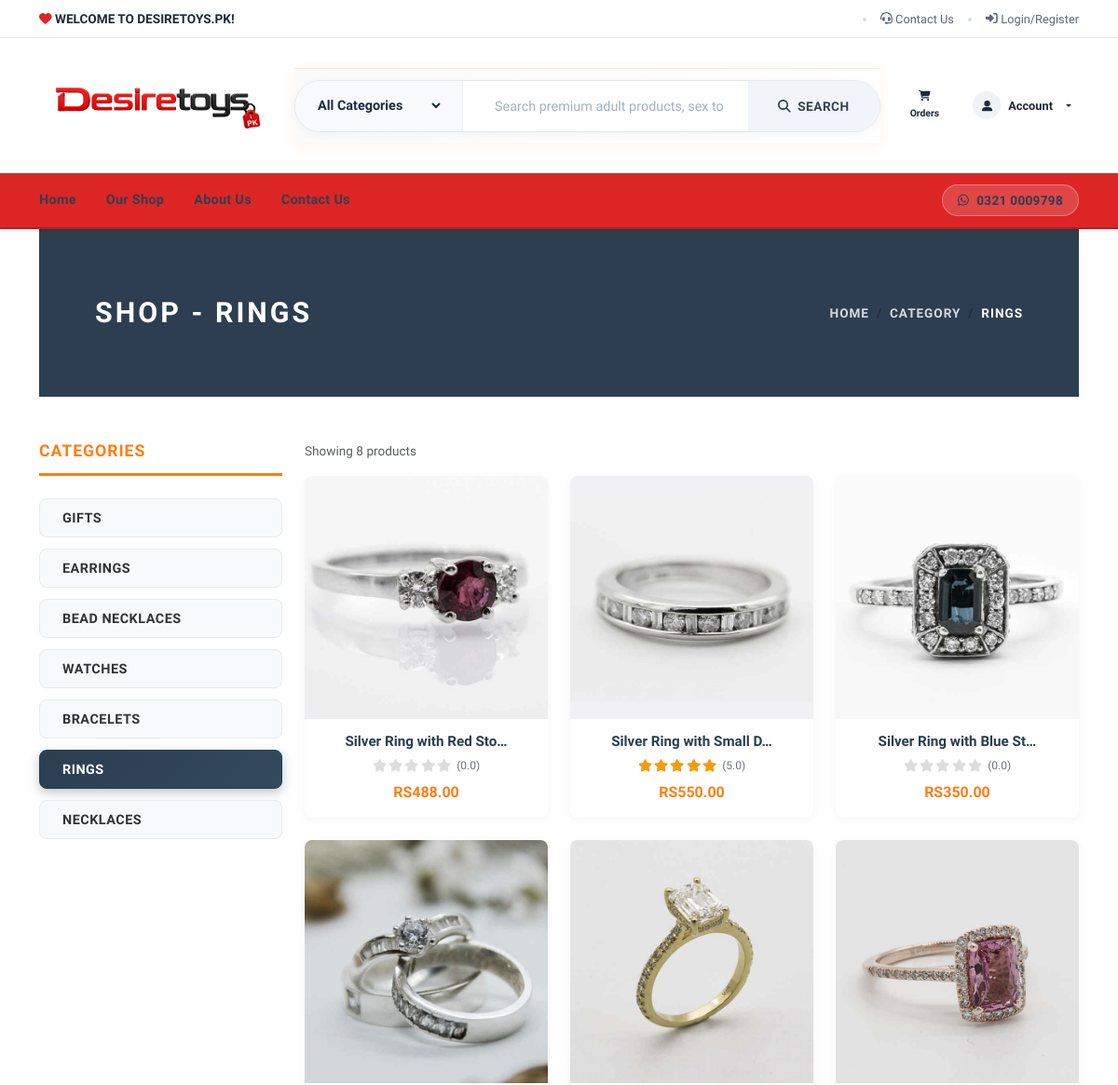
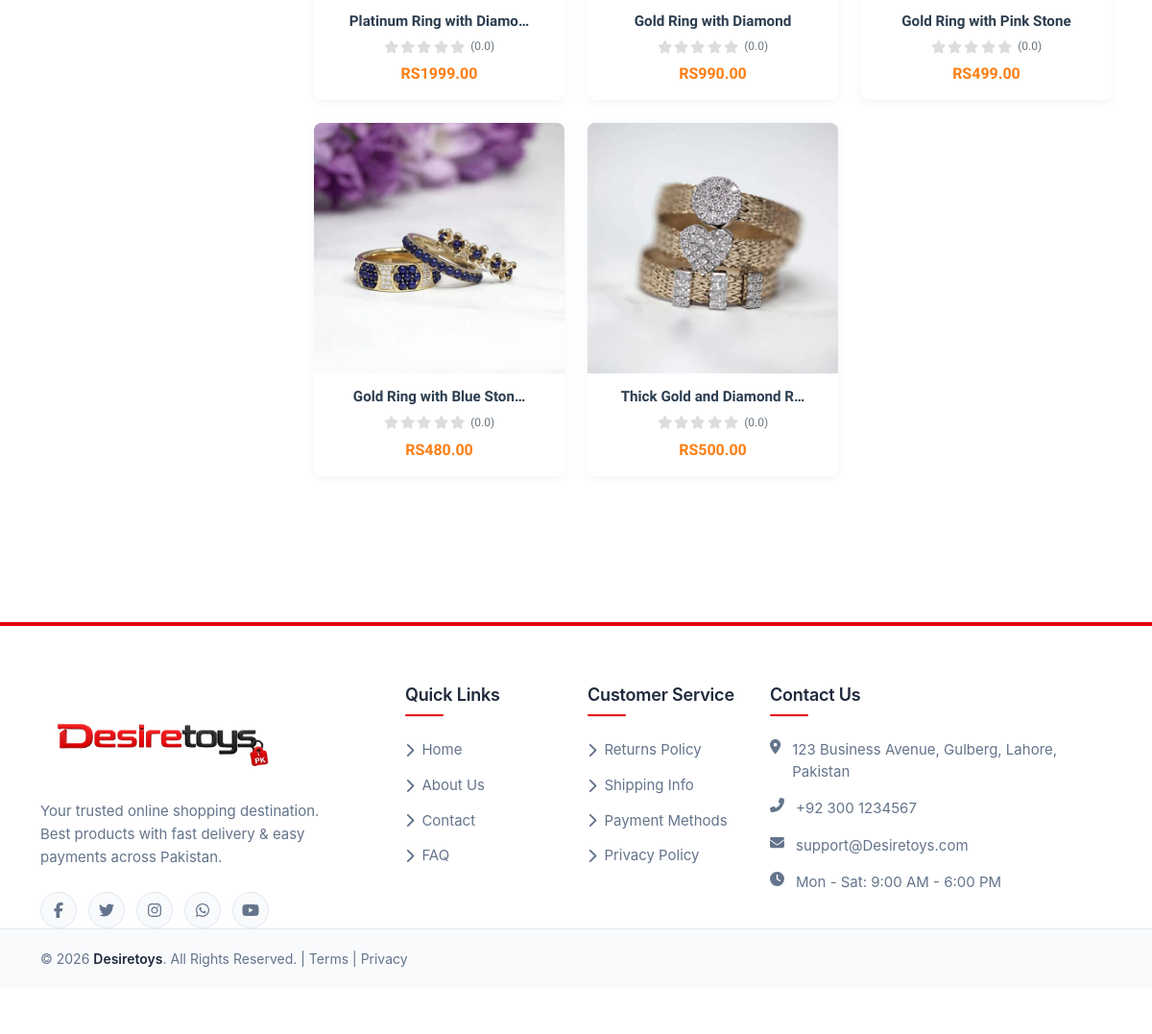
The page /rings/ on the database its author committed (2 pictures, top to bottom).
### store/models.py (models this page shows, shortened)
class Category(models.Model):
    title = models.CharField(max_length=50, verbose_name="Category Title")
    slug = models.SlugField(max_length=55, verbose_name="Category Slug")
    description = models.TextField(blank=True, verbose_name="Category Description")
    category_image = models.ImageField(upload_to='category', blank=True, null=True)
    is_active = models.BooleanField(default=True)
    is_featured = models.BooleanField(default=False)
    created_at = models.DateTimeField(auto_now_add=True)
    updated_at = models.DateTimeField(auto_now=True)
    class Meta:
        verbose_name_plural = 'Categories'
        ordering = ('-created_at',)

class Product(models.Model):
    title = models.CharField(max_length=150)
    slug = models.SlugField(max_length=160)
    sku = models.CharField(max_length=255, unique=True)
    short_description = models.TextField()
    detail_description = RichTextField(blank=True, null=True)
    detail_description = RichTextUploadingField(blank=True, null=True)
    product_image = models.ImageField(upload_to='product', blank=True, null=True)
    brand = models.CharField(max_length=100, blank=True, null=True, verbose_name="Brand Name")
    sizes = models.TextField(blank=True, null=True, verbose_name="Available Sizes", help_text="Enter sizes separated by comma (e.g., S, M, L, XL or 36, 38, 40)")
    retail_price = models.DecimalField(max_digits=8, decimal_places=2, default=0, help_text="Retail/Marked-up price shown to customers")
    seller_price = models.DecimalField(max_digits=8, decimal_places=2, default=0, help_text="Actual selling price (base price for calculation)")
    price = models.DecimalField(max_digits=8, decimal_places=2, help_text="Display price (use seller_price for calculations)")
    rating = models.DecimalField(max_digits=3, decimal_places=1, default=0, help_text="Product rating from 0 to 5 stars")
    delivery_time = models.TextField(blank=True, null=True, verbose_name="Delivery Time Info", help_text="Estimated delivery time range (e.g., 2-3 working days)")
    refund_and_return_policy = models.TextField(blank=True, null=True, verbose_name="Refund & Return Policy", help_text="Information about return and refund policies")
    category = models.ForeignKey(Category, on_delete=models.CASCADE)
    is_active = models.BooleanField(default=True)
    is_featured = models.BooleanField(default=False)
    enable_facebook_share = models.BooleanField(default=True, verbose_name="Enable Facebook Share")
    enable_twitter_share = models.BooleanField(default=True, verbose_name="Enable Twitter/X Share")
    enable_pinterest_share = models.BooleanField(default=True, verbose_name="Enable Pinterest Share")
    enable_linkedin_share = models.BooleanField(default=True, verbose_name="Enable LinkedIn Share")
    created_at = models.DateTimeField(auto_now_add=True)
    updated_at = models.DateTimeField(auto_now=True)
    class Meta:
        verbose_name_plural = 'Products'
        ordering = ('-created_at',)
    def get_average_rating(self):
        approved_reviews = self.reviews.filter(approved=True)
        if approved_reviews.count() > 0:
            total = sum(review.rating for review in approved_reviews)
            return round(total / approved_reviews.count(), 1)
        return self.rating

### store/views.py (the view)
# urls.py: path('<slug:slug>/', views.category_products, name="category-products"),
def category_products(request, slug):
    category = get_object_or_404(Category, slug=slug)
    products = Product.objects.filter(is_active=True, category=category)
    categories = Category.objects.filter(is_active=True)
    context = {
        'category': category,
        'products': products,
        'categories': categories,
    }
    return render(request, 'store/category_products.html', context)

### store/context_preprocessors.py (called while the page is built)
def store_menu(request):
    categories = Category.objects.filter(is_active=True)
    context = {
        'categories_menu': categories,
    }
    return context

def cart_menu(request):
    if request.user.is_authenticated:
        cart_items= Cart.objects.filter(user=request.user)
        context = {
            'cart_items': cart_items,
        }
    else:
        context = {}
    return context

### templates/store/category_products.html (shortened to what this page needs)
{% extends 'base.html' %}
{% load static %}
{% block content %}
<div class="container">
  <section class="py-5 shop-hero">
    <div class="container">
      <div class="row px-4 px-lg-5 py-lg-4 align-items-center">
        <div class="col-lg-6">
          <h1 class="h2 text-uppercase mb-0">Shop - {{category.title}}</h1>
        </div>
        <div class="col-lg-6 text-lg-right">
          <nav aria-label="breadcrumb">
            <ol class="breadcrumb justify-content-lg-end mb-0 px-0">
              <li class="breadcrumb-item"><a href="{% url 'store:home' %}">Home</a></li>
              <li class="breadcrumb-item"><a href="{% url 'store:all-categories' %}">Category</a></li>
              <li class="breadcrumb-item active" aria-current="page">{{category.title}}</li>
            </ol>
          </nav>
        </div>
      </div>
    </div>
  </section>
  <section class="py-5">
    <div class="container p-0">
      <div class="row">
        <div class="col-lg-3 order-2 order-lg-1">
          <h5 class="text-uppercase mb-4 theme-sidebar-title">Categories</h5>
          {% if categories %}
            {% for cat in categories %}
              <a href="{% url 'store:category-products' cat.slug %}" class="category-link">
                <div class="py-2 px-4 mb-3 category-item {% if category.slug == cat.slug %}theme-category-active{% else %}theme-category{% endif %}">
                  <strong class="small text-uppercase font-weight-bold category-text">
                    {{cat.title}}
                  </strong>
                </div>
              </a>
            {% endfor %}
          {% endif %}
        </div>
        <div class="col-lg-9 order-1 order-lg-2 mb-5 mb-lg-0">
          <div class="row mb-3 align-items-center">
            <div class="col-lg-6 mb-2 mb-lg-0">
              <p class="text-small text-muted mb-0">Showing {{products.count}} product{% if products.count != 1 %}s{% endif %}</p>
            </div>
          </div>
          <div class="row">
            {% if products %}
              {% for product in products %}
                <div class="col-lg-4 col-sm-6 mb-4">
                  <div class="product">
                    <div class="product-image-wrapper">
                      <a href="{% url 'store:product-detail' product.slug %}">
                        {% if product.product_image %}
                          <img src="{{product.product_image.url}}" alt="{{product.title}}">
                        {% else %}
                          <img src="{% static 'img/product-1.jpg' %}" alt="{{product.title}}">
                        {% endif %}
                      </a>
                    </div>
                    <div class="product-info">
                      <h6 class="product-title">
                        <a href="{% url 'store:product-detail' product.slug %}">
                          {{product.title|truncatechars:25}}
                        </a>
                      </h6>
                      <div class="product-rating">
                        {% with avg_rating=product.get_average_rating %}
                          <div class="stars">
                            {% for i in "12345" %}
                              <i class="fas fa-star" style="color: {% if forloop.counter <= avg_rating %}#f39c12{% else %}#ddd{% endif %};"></i>
                            {% endfor %}
                          </div>
                          <span class="rating-text">({{ avg_rating|floatformat:1 }})</span>
                        {% endwith %}
                      </div>
                      <div class="product-price">
                        {% if product.old_price %}
                          <span class="old-price">RS{{product.old_price}}</span>
                          <span class="current-price">RS{{product.price}}</span>
                        {% else %}
                          <span class="current-price">RS{{product.price}}</span>
                        {% endif %}
                      </div>
                    </div>
                  </div>
                </div>
              {% endfor %}
            {% endif %}
          </div>
        </div>
      </div>
    </div>
  </section>
</div>
<link rel="stylesheet" href="https://cdnjs.cloudflare.com/ajax/libs/font-awesome/6.0.0/css/all.min.css">
{% endblock content %}

### ssebowa_store/static/css/style.default.css (style rules this page uses)
.text-small { font-size: 0.85rem !important; }
strong { font-weight: 700; }
.category-item { display: block; position: relative; color: #343a40; transition: all 0.3s; }
.product img { -webkit-filter: grayscale(40%); filter: grayscale(40%); transition: all 0.3s; }
.text-uppercase { text-transform: uppercase; letter-spacing: 0.1em; }
body { font-family: "Libre Franklin", sans-serif; font-size: 1rem; font-weight: 400; line-height: 1.5; color: #111111; background-color: #fff; }
a { color: #dcb14a; text-decoration: none; }
h1, h2, h3, h4, h5, h6, .h1, .h2, .h3, .h4, .h5, .h6 { margin-bottom: 0.5rem; font-family: inherit; font-weight: 900; line-height: 1.2; color: inherit; }
h1, .h1 { font-size: 2.2rem; }
h2, .h2 { font-size: 1.9rem; }
h5, .h5 { font-size: 1.15rem; }
h6, .h6 { font-size: 1rem; }
small, .small { font-size: 80%; font-weight: 400; }
.breadcrumb { background: #f8f9fa; }
.breadcrumb-item { font-size: 0.85rem; text-transform: uppercase; letter-spacing: 0.07em; font-weight: 900; color: #111111; }
.breadcrumb-item a { color: inherit; transition: all 0.3s; }
.breadcrumb-item.active { color: #aaa; }

### templates/base.html (style rules this page uses)
:root { --primary-color: #fd7e14; --primary-light: #ff9b4c; --primary-dark: #e56700; }

### templates/navbar.html (style rules this page uses)
:root { --brand-red: #dc2626; --brand-dark-red: #b91c1c; --brand-light-red: #fef2f2; --border-light: #eef2f6; --text-dark: #1a1f2c; --text-muted: #6c7a8e; --shadow-sm: 0 2px 12px rgba(0, 0, 0, 0.04); --shadow-md: 0 8px 28px rgba(0, 0, 0, 0.08); --transition: all 0.25s cubic-bezier(0.4, 0, 0.2, 1); --whatsapp-green: #25D366; --whatsapp-dark: #075e54; --nav-text-color: #2c3e50; }

### templates/store/category_products.html (style rules this page uses)
.theme-sidebar-title { font-weight: 800; font-size: 1.1rem; color: #fd7e14; text-transform: uppercase; margin-bottom: 15px; padding-bottom: 12px; border-bottom: 3px solid #fd7e14; letter-spacing: 1px; }
.category-link { text-decoration: none; display: block; }
.category-item { border-radius: 8px; transition: all 0.3s ease; padding: 0.5rem 1.5rem !important; margin-bottom: 0.75rem !important; }
.theme-category { background-color: #f8f9fa; border: 1px solid #e8eaed; }
.theme-category-active { background: linear-gradient(135deg, #2c3e50 0%, #34495e 100%); border: 1px solid #2c3e50; box-shadow: 0 4px 12px rgba(44, 62, 80, 0.3); }
.category-text { font-size: 0.9rem; letter-spacing: 0.5px; transition: color 0.3s ease; }
.theme-category .category-text { color: #333 !important; }
.theme-category-active .category-text { color: white !important; }
.shop-hero { background-color: #2c3e50; color: white; }
.shop-hero h1 { color: white; font-weight: 800; }
.shop-hero .breadcrumb { background: transparent; }
.shop-hero .breadcrumb-item { color: rgba(255, 255, 255, 0.8); }
.shop-hero .breadcrumb-item.active { color: white; }
.shop-hero .breadcrumb-item a { color: rgba(255, 255, 255, 0.8); transition: color 0.3s ease; }
.product { transition: all 0.3s ease; background: #fff; border-radius: 8px; overflow: hidden; box-shadow: 0 2px 10px rgba(0,0,0,0.05); }
.product-image-wrapper { position: relative; overflow: hidden; aspect-ratio: 1 / 1; }
.product-image-wrapper img { width: 100%; height: 100%; object-fit: cover; transition: transform 0.3s ease; }
.product-info { padding: 15px; text-align: center; }
.product-title { margin-bottom: 8px; font-size: 0.95rem; font-weight: 600; }
.product-title a { color: #2c3e50; text-decoration: none; transition: color 0.2s ease; }
.product-rating { margin: 8px 0; display: flex; align-items: center; justify-content: center; gap: 6px; font-size: 0.85rem; }
.product-rating .stars { display: flex; gap: 2px; }
.rating-text { font-size: 0.75rem; color: #6c757d; }
.product-price { font-size: 1rem; }
.current-price { color: #fd7e14; font-weight: 700; }

### templates/footer.html (style rules this page uses)
:root { --brand-primary: #E4000E; --brand-dark: #E4000E; --brand-light: #E4000E; --brand-soft: #eff6ff; --text-dark: #1e293b; --text-muted: #64748b; --text-light: #94a3b8; --border-light: #e2e8f0; --bg-white: #ffffff; --bg-offwhite: #f8fafc; --shadow-sm: 0 1px 2px 0 rgb(0 0 0 / 0.05); --shadow-md: 0 4px 6px -1px rgb(0 0 0 / 0.1), 0 2px 4px -2px rgb(0 0 0 / 0.1); --shadow-lg: 0 10px 15px -3px rgb(0 0 0 / 0.1), 0 4px 6px -4px rgb(0 0 0 / 0.1); }
html { scroll-behavior: smooth; }

### rows shown on the page
Category: title "RINGS"
Category: title "GIFTS"
Category: title "EARRINGS"
Category: title "BEAD NECKLACES"
Category: title "WATCHES"
Category: title "BRACELETS"
Category: title "NECKLACES"
Product: product_image (picture), title "Silver Ring with Red Sto…", get_average_rating "0.0", price "488.00"
Product: product_image (picture), title "Silver Ring with Small D…", get_average_rating "5.0", price "550.00"
Product: product_image (picture), title "Silver Ring with Blue St…", get_average_rating "0.0", price "350.00"
Product: product_image (picture), title "Platinum Ring with Diamo…", get_average_rating "0.0", price "1999.00"
Product: product_image (picture), title "Gold Ring with Diamond", get_average_rating "0.0", price "990.00"
Product: product_image (picture), title "Gold Ring with Pink Stone", get_average_rating "0.0", price "499.00"
Product: product_image (picture), title "Gold Ring with Blue Ston…", get_average_rating "0.0", price "480.00"
Product: product_image (picture), title "Thick Gold and Diamond R…", get_average_rating "0.0", price "500.00"

### other values the page prints
{{ products.count }} "8"
